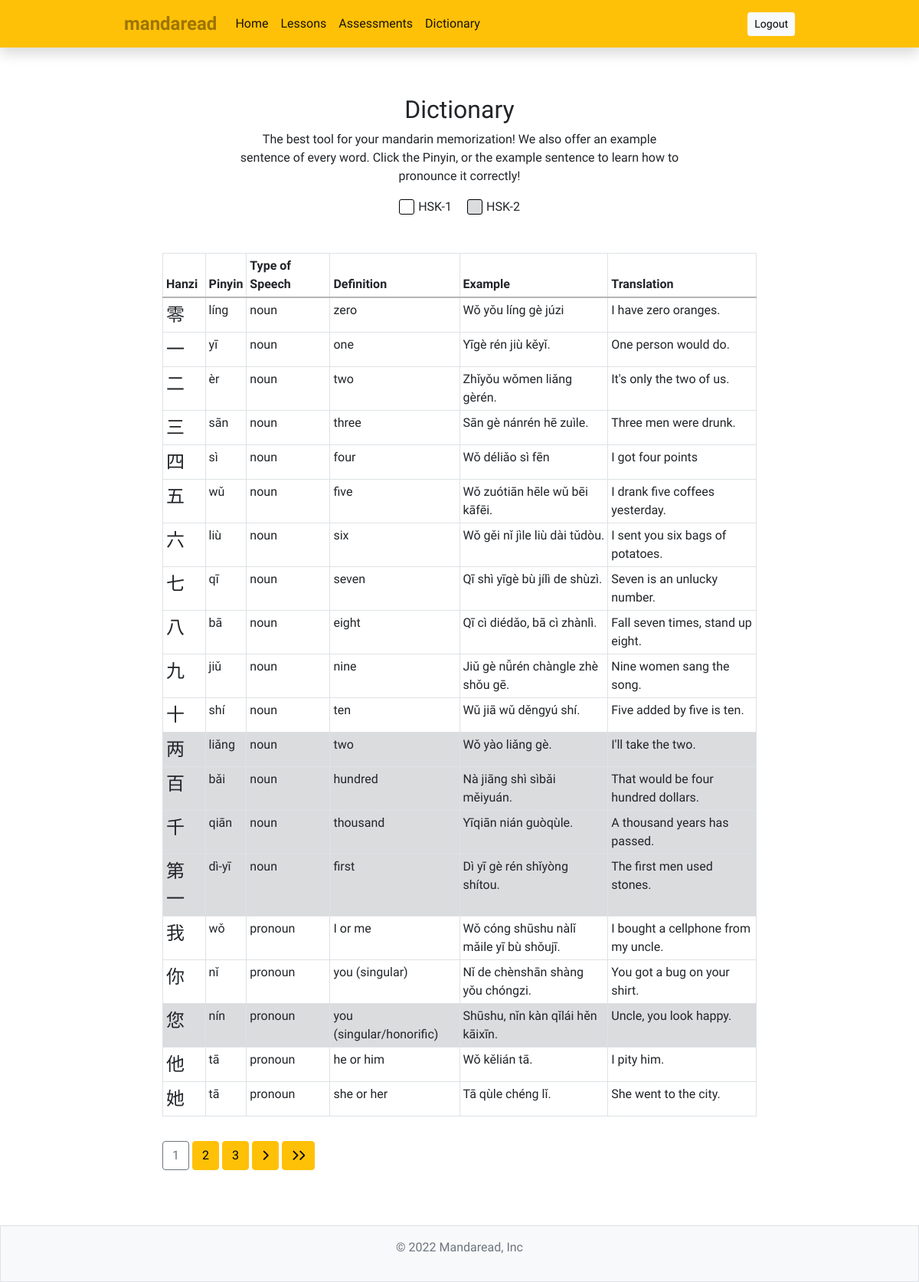
Page /dictionary/ on the committed database.
### dictionary/models.py (models this page shows, shortened)
class Dictionary(models.Model):
    HSK_LEVEL = (
        ('HSK-1', 'HSK-1'),
        ('HSK-2', 'HSK-2')
    )
    PART_OF_SPEECH = (
        ('noun', 'noun'),
        ('pronoun', 'pronoun'),
        ('verb', 'verb'),
        ('adjective', 'adjective'),
        ('adverb', 'adverb'),
        ('preposition', 'preposition'),
        ('conjunction', 'conjunction'),
        ('interjection', 'interjection')
    )
    from_lesson = models.ForeignKey(LessonBank, null=True, blank=True, on_delete=models.CASCADE)
    hanzi = models.CharField(max_length=50)
    pinyin = models.CharField(max_length=50)
    definition = models.CharField(max_length=255)
    part_of_speech = models.CharField(max_length=50, null=True, blank=True, choices=PART_OF_SPEECH)
    example = models.CharField(null=True, blank=True, max_length=250)
    translation = models.CharField(null=True, blank=True, max_length=250)

### dictionary/views.py (the view)
# urls.py: path('', views.DictionaryList.as_view(), name='mandaread-dict'),
class DictionaryList(ListView):
    model = Dictionary
    template_name = "dictionary/dictionary.html"
    context_object_name = 'words'
    paginate_by = 20
    def dispatch(self, request, *args, **kwargs):
        user_log = UserLog()
        user_log.log_by = request.user.username
        user_log.action = "opened the dictionary"
        user_log.date_time_logged = datetime.datetime.now()
        user_log.save()
        return super().dispatch(request, *args, **kwargs)

### dictionary/templates/dictionary/dictionary.html (shortened to what this page needs)
{% extends 'mandaread/base.html' %}
{% load static %}
{% block content %}
    <div class="container col-lg-8 col-xl-8 mb-3 mt-4">
        <div class = "mb-5 d-flex flex-column justify-content-center align-items-center">
            <h2>Dictionary</h2>
            <p class = "col-lg-9 text-center">The best tool for your mandarin memorization! We also offer an example sentence of every word. Click the Pinyin, or the example sentence to learn how to pronounce it correctly!</p>
            <div class = "d-flex justify-content-center">
                <div class = "d-flex justify-content-center align-items-center legend-div">
                    <div class = "legend-box"></div>
                    <span>HSK-1</span>
                </div>
                <div class = "d-flex justify-content-center align-items-center legend-div">
                    <div class = "legend-box bg-secondary bg-opacity-25"></div>
                    <span>HSK-2</span>
                </div>
            </div>
        </div>
        <table class="table table-hover table-bordered table-sm">
            <thead>
                <tr>
                    <th>Hanzi</th>
                    <th>Pinyin</th>
                    <th>Type of Speech</th>
                    <th>Definition</th>
                    <th style="width: 25%">Example</th>
                    <th style="width: 25%">Translation</th>
                </tr>
            </thead>
            <tbody>
                {% for word in words %}
                    {% if word.from_lesson.hsk == 2 %}
                        <tr class = "bg-secondary bg-opacity-25">
                    {% else %}
                        <tr>
                    {% endif %}
                        <td role = "button" data-toggle="tooltip" data-placement="top" title="Click me!" class = "hanzi">{{ word.hanzi }}</td>
                        <td>{{ word.pinyin }}</td>
                        <td>{{ word.part_of_speech }}</td>
                        <td>{{ word.definition }}</td>
                        <td role = "button" data-toggle="tooltip" data-placement="top" title="Click me!" class = "hanzi-trans">{{ word.example }}</td>
                        <td>{{ word.translation|capfirst }}</td>
                    </tr>
                {% endfor %}
            </tbody>
        </table>
    </div>
        {% if is_paginated %}
            <div class="container col-lg-8 col-xl-8 mb-5">
                {% for num in page_obj.paginator.page_range %}
                    {% if page_obj.number == num %}
                        <a href="?page={{ num }}" class="btn btn-outline-secondary mb-4">{{ num }}</a>
                    {% elif num > page_obj.number|add:'-3' and num < page_obj.number|add:'3' %}
                        <a href="?page={{ num }}" class="btn btn-warning mb-4">{{ num }}</a>
                    {% endif %}
                {% endfor %}
                {% if page_obj.has_next %}
                    <a href="?page={{ page_obj.next_page_number }}" class="btn btn-warning mb-4"><i class="fas fa-chevron-right fa-sm"></i></a>
                    <a href="?page={{ page_obj.paginator.num_pages }}" class="btn btn-warning mb-4"><i class="fas fa-chevron-right fa-sm"></i><i class="fas fa-chevron-right fa-sm"></i></a>
                {% endif %}
            </div>
        {% endif %}
{% endblock %}

### mandaread/static/mandaread/style.css (style rules this page uses)
body { font-family: 'Quicksand', sans-serif; padding-top: 100px; font-weight: 500; }
.hanzi { font-size: 1.5em; }
.legend-box { width: 20px; height: 20px; margin-right: 5px; border: 1px solid black; border-radius: 3px; }
.legend-div { margin: 0 10px; }
.table thead > tr > th { vertical-align: bottom; border-bottom: 2px solid hsl(0, 0%, 71%); }

### rows in the picture
Dictionary: hanzi "零", pinyin "líng", part_of_speech "noun", definition "zero", example "Wǒ yǒu líng gè júzi", translation "I have zero oranges."
Dictionary: hanzi "一", pinyin "yī", part_of_speech "noun", definition "one", example "Yīgè rén jiù kěyǐ.", translation "One person would do."
Dictionary: hanzi "二", pinyin "èr", part_of_speech "noun", definition "two", example "Zhǐyǒu wǒmen liǎng gèrén.", translation "It's only the two of us."
Dictionary: hanzi "三", pinyin "sān", part_of_speech "noun", definition "three", example "Sān gè nánrén hē zuìle.", translation "Three men were drunk."
Dictionary: hanzi "四", pinyin "sì", part_of_speech "noun", definition "four", example "Wǒ déliǎo sì fēn", translation "I got four points"
Dictionary: hanzi "五", pinyin "wǔ", part_of_speech "noun", definition "five", example "Wǒ zuótiān hēle wǔ bēi kāfēi.", translation "I drank five coffees yesterday."
Dictionary: hanzi "六", pinyin "liù", part_of_speech "noun", definition "six", example "Wǒ gěi nǐ jìle liù dài tǔdòu.", translation "I sent you six bags of potatoes."
Dictionary: hanzi "七", pinyin "qī", part_of_speech "noun", definition "seven", example "Qī shì yīgè bù jílì de shùzì.", translation "Seven is an unlucky number."
Dictionary: hanzi "八", pinyin "bā", part_of_speech "noun", definition "eight", example "Qī cì diédǎo, bā cì zhànlì.", translation "Fall seven times, stand up eight."
Dictionary: hanzi "九", pinyin "jiǔ", part_of_speech "noun", definition "nine", example "Jiǔ gè nǚrén chàngle zhè shǒu gē.", translation "Nine women sang the song."
Dictionary: hanzi "十", pinyin "shí", part_of_speech "noun", definition "ten", example "Wǔ jiā wǔ děngyú shí.", translation "Five added by five is ten."
Dictionary: hanzi "两", pinyin "liǎng", part_of_speech "noun", definition "two", example "Wǒ yào liǎng gè.", translation "I'll take the two."
Dictionary: hanzi "百", pinyin "bǎi", part_of_speech "noun", definition "hundred", example "Nà jiāng shì sìbǎi měiyuán.", translation "That would be four hundred dollars."
Dictionary: hanzi "千", pinyin "qiān", part_of_speech "noun", definition "thousand", example "Yīqiān nián guòqùle.", translation "A thousand years has passed."
Dictionary: hanzi "第一", pinyin "dì-yī", part_of_speech "noun", definition "first", example "Dì yī gè rén shǐyòng shítou.", translation "The first men used stones."
Dictionary: hanzi "我", pinyin "wǒ", part_of_speech "pronoun", definition "I or me", example "Wǒ cóng shūshu nàlǐ mǎile yī bù shǒujī.", translation "I bought a cellphone from my uncle."
Dictionary: hanzi "你", pinyin "nǐ", part_of_speech "pronoun", definition "you (singular)", example "Nǐ de chènshān shàng yǒu chóngzi.", translation "You got a bug on your shirt."
Dictionary: hanzi "您", pinyin "nín", part_of_speech "pronoun", definition "you (singular/honorific)", example "Shūshu, nǐn kàn qǐlái hěn kāixīn.", translation "Uncle, you look happy."
Dictionary: hanzi "他", pinyin "tā", part_of_speech "pronoun", definition "he or him", example "Wǒ kělián tā.", translation "I pity him."
Dictionary: hanzi "她", pinyin "tā", part_of_speech "pronoun", definition "she or her", example "Tā qùle chéng lǐ.", translation "She went to the city."

### other values in the picture
{{ num }} "1"
{{ num }} "2" "3"
